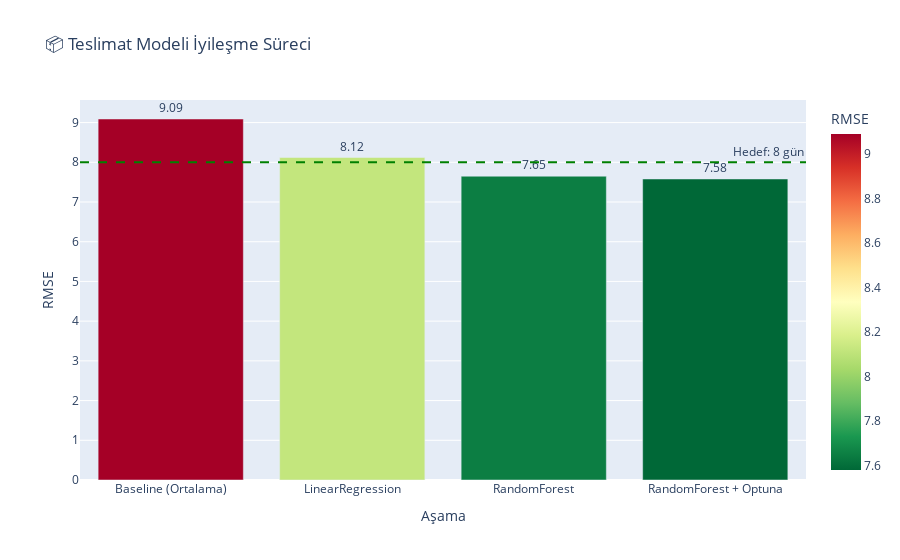

Write notebook code for a chart like this one.
### Markdown cell above
## 1. Model Karşılaştırma

Her model için baseline'dan finale kadar iyileşme:

### Code cell
# Teslimat model progression
logistics = pd.DataFrame({
    'Aşama': ['Baseline (Ortalama)', 'LinearRegression', 'RandomForest', 'RandomForest + Optuna'],
    'RMSE': [9.09, 8.12, 7.65, 7.58],
    'Özellik': [0, 4, 10, 10]
})

fig = px.bar(logistics, x='Aşama', y='RMSE', 
             title='📦 Teslimat Modeli İyileşme Süreci',
             color='RMSE', color_continuous_scale='RdYlGn_r',
             text='RMSE')
fig.update_traces(texttemplate='%{text:.2f}', textposition='outside')
fig.add_hline(y=8, line_dash='dash', line_color='green', annotation_text='Hedef: 8 gün')
fig.show()

improvement = (9.09 - 7.58) / 9.09 * 100
print(f"📈 Toplam iyileşme: %{improvement:.1f}")

### Figure 1 — Plotly figure (JSON) as saved in the notebook; plotly's stock layout.template omitted (floating-point values rounded to 4 significant figures)
{"data": [{"alignmentgroup": "True", "hovertemplate": "Aşama=%{x}<br>RMSE=%{marker.color}<extra></extra>", "legendgroup": "", "marker": {"color": [9.09, 8.12, 7.65, 7.58], "coloraxis": "coloraxis", "pattern": {"shape": ""}}, "name": "", "offsetgroup": "", "orientation": "v", "showlegend": false, "text": [9.09, 8.12, 7.65, 7.58], "textposition": "outside", "texttemplate": "%{text:.2f}", "type": "bar", "x": ["Baseline (Ortalama)", "LinearRegression", "RandomForest", "RandomForest + Optuna"], "xaxis": "x", "y": [9.09, 8.12, 7.65, 7.58], "yaxis": "y"}], "layout": {"annotations": [{"showarrow": false, "text": "Hedef: 8 gün", "x": 1, "xanchor": "right", "xref": "x domain", "y": 8, "yanchor": "bottom", "yref": "y"}], "barmode": "relative", "coloraxis": {"colorbar": {"title": {"text": "RMSE"}}, "colorscale": [[0, "rgb(0,104,55)"], [0.1, "rgb(26,152,80)"], [0.2, "rgb(102,189,99)"], [0.3, "rgb(166,217,106)"], [0.4, "rgb(217,239,139)"], [0.5, "rgb(255,255,191)"], [0.6, "rgb(254,224,139)"], [0.7, "rgb(253,174,97)"], [0.8, "rgb(244,109,67)"], [0.9, "rgb(215,48,39)"], [1, "rgb(165,0,38)"]]}, "legend": {"tracegroupgap": 0}, "shapes": [{"line": {"color": "green", "dash": "dash"}, "type": "line", "x0": 0, "x1": 1, "xref": "x domain", "y0": 8, "y1": 8, "yref": "y"}], "title": {"text": "📦 Teslimat Modeli İyileşme Süreci"}, "xaxis": {"anchor": "y", "domain": [0, 1], "title": {"text": "Aşama"}}, "yaxis": {"anchor": "x", "domain": [0, 1], "title": {"text": "RMSE"}}}}
